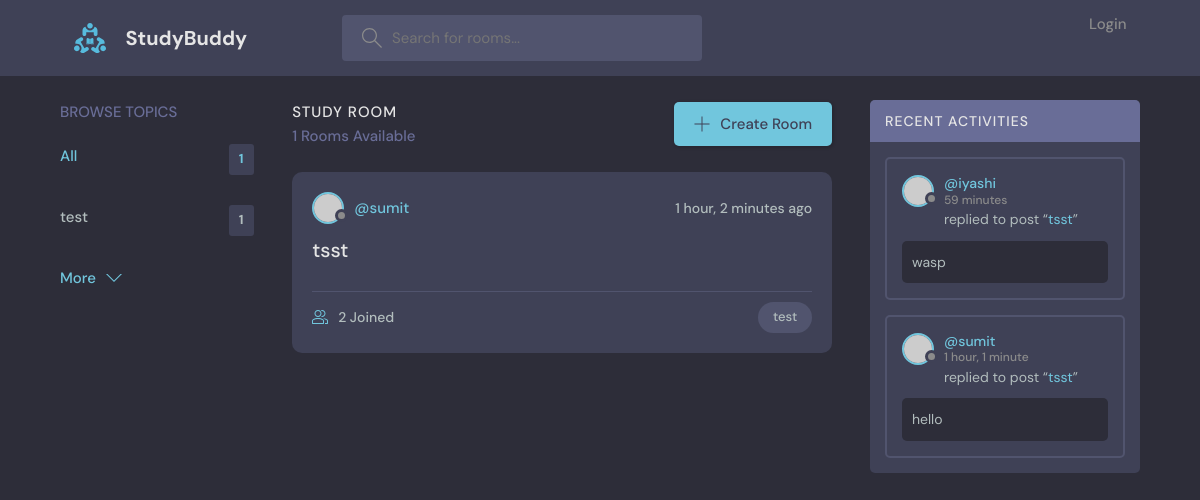
The page / on the database its author committed.
### base/models.py (models this page shows, shortened)
class Topic(models.Model):
    name = models.CharField(max_length = 200)

class Room(models.Model):
    host = models.ForeignKey(User, on_delete = models.SET_NULL, null = True)
    topic = models.ForeignKey(Topic, on_delete = models.SET_NULL, null = True)
    name = models.CharField(max_length = 200)
    description = models.TextField(null = True, blank = True)
    participants = models.ManyToManyField(User, related_name = 'participants', blank = True)
    updated = models.DateTimeField(auto_now = True)
    created = models.DateTimeField(auto_now_add = True)
    class Meta:
        ordering = ['-updated', '-created']
    def __str__(self):
        return str(self.name)

class Message(models.Model):
    user = models.ForeignKey(User, on_delete = models.CASCADE)
    room = models.ForeignKey(Room, on_delete = models.CASCADE)
    body = models.TextField()
    updated = models.DateTimeField(auto_now = True)
    created = models.DateTimeField(auto_now_add = True)
    class Meta:
        ordering = ['-updated', '-created']

### base/views.py (the view)
# urls.py: path('', views.home, name = "Home"),
def home(request):
    q = request.GET.get('q') if request.GET.get('q') != None else ''
    rooms = Room.objects.filter(
        Q(topic__name__icontains = q) |
        Q(name__icontains = q) |
        Q(description__icontains = q)
        )
    room_messages = Message.objects.filter(Q(room__topic__name__icontains = q))
    topics = Topic.objects.all()[0:5]
    count = rooms.count()
    context = {'rooms': rooms, 'topics': topics, 'room_count': count, 'room_messages': room_messages}
    return render(request, 'base/home.html', context)

### base/templates/base/home.html (shortened to what this page needs)
{% extends 'main.html' %}
{% block content %}
<main class="layout layout--3">
  <div class="container">
    {% include 'base/topics_components.html' %}
    <div class="roomList">
      <div class="roomList__header">
        <div>
          <h2>Study Room</h2>
          <p>{{room_count}} Rooms Available</p>
        </div>
        <a class="btn btn--main" href="{% url 'create-room' %}">
          <svg version="1.1" xmlns="http://www.w3.org/2000/svg" width="32" height="32" viewBox="0 0 32 32">
            <title>add</title>
            <path
              d="M16.943 0.943h-1.885v14.115h-14.115v1.885h14.115v14.115h1.885v-14.115h14.115v-1.885h-14.115v-14.115z"
            ></path>
          </svg>
          Create Room
        </a>
      </div>
      {% include 'base/feed_components.html' %}
    </div>
    {% include 'base/activity_components.html' %}
  </div>
</main>
{% endblock %}

### base/templates/base/topics_components.html
<div class="topics">
    <div class="topics__header">
      <h2>Browse Topics</h2>
    </div>
    <ul class="topics__list">
      <li>
        <a href="{% url 'Home' %}" class="active">All <span>{{topics.count}}</span></a>
      </li>
      <li>
        {% for topic in topics %}
            <a href="{% url 'Home' %}?q={{topic.name}}">{{topic.name}}<span>{{topic.room_set.all.count}}</span></a>
        {% endfor %}
    </ul>
    <a class="btn btn--link" href="{% url 'topics' %}">
      More
      <svg version="1.1" xmlns="http://www.w3.org/2000/svg" width="32" height="32" viewBox="0 0 32 32">
        <title>chevron-down</title>
        <path d="M16 21l-13-13h-3l16 16 16-16h-3l-13 13z"></path>
      </svg>
    </a>
  </div>

### base/templates/base/feed_components.html (shortened to what this page needs)
{% for room in rooms %}
    <div class="roomListRoom">
    <div class="roomListRoom__header">
      <a href="{% url 'user-profile' room.host.id %}" class="roomListRoom__author">
        <div class="avatar avatar--small">
          <img src="https://randomuser.me/api/portraits/women/11.jpg" />
        </div>
        <span>@{{room.host.username}}</span>
      </a>
      <div class="roomListRoom__actions">
        <span>{{room.created|timesince}} ago</span>
      </div>
    </div>
    <div class="roomListRoom__content">
      <a href="{% url 'room' room.id %}">{{room.name}}</a>
    </div>
    <div class="roomListRoom__meta">
      <a href="{% url 'room' room.id %}" class="roomListRoom__joined">
        {{room.participants.all.count}} Joined
      </a>
      <p class="roomListRoom__topic">{{room.topic.name}}</p>
    </div>
    </div>
{% endfor %}

### base/templates/base/activity_components.html (shortened to what this page needs)
<div class="activities">
    <div class="activities__header">
      <h2>Recent Activities</h2>
    </div>
    {% for message in room_messages %}
        <div class="activities__box">
        <div class="activities__boxHeader roomListRoom__header">
            <a href="{% url 'user-profile' user.id %}" class="roomListRoom__author">
            <div class="avatar avatar--small">
                <img src="https://randomuser.me/api/portraits/women/11.jpg" />
            </div>
            <p>
                @{{message.user}}
                <span>{{message.created|timesince}} </span>
            </p>
            </a>
        </div>
        <div class="activities__boxContent">
            <p>replied to post “<a href="{% url 'room' message.room.id %}">{{message.room}}</a>”</p>
            <div class="activities__boxRoomContent">
                {{message.body}}
            </div>
        </div>
        </div>
    {% endfor %}
  </div>

### rows shown on the page
Topic: name "test", room_set.all.count "1"
Room: host.username "sumit", created "1 hour, 2 minutes", name "tsst", participants.all.count "2", topic.name "test"
Message: user "iyashi", created "59 minutes", room "tsst", body "wasp"
Message: user "sumit", created "1 hour, 1 minute", room "tsst", body "hello"

### other values the page prints
{{ topics.count }} "1"
{{ room_count }} "1"
